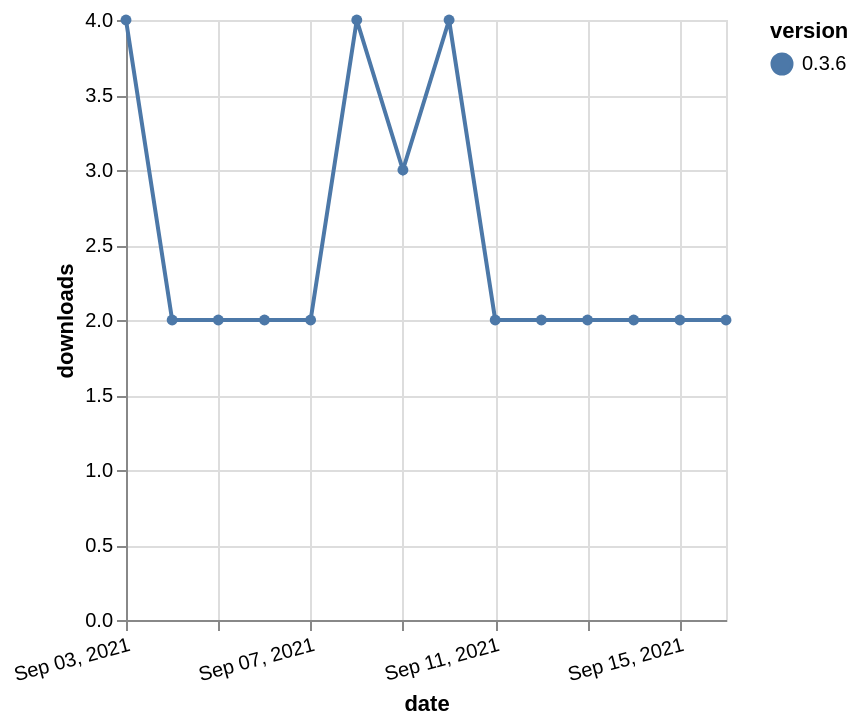

The specification (Vega-Lite) saved for this image:
### Vega-Lite specification from a JSON file in a GitHub repository (floating-point values rounded to 4 significant figures)
{"$schema": "https://vega.github.io/schema/vega-lite/v5.json", "description": "A simple bar chart with embedded data.", "data": {"values": [{"date": "2021-09-03", "total": 190, "delta": 4, "version": "0.3.6"}, {"date": "2021-09-04", "total": 192, "delta": 2, "version": "0.3.6"}, {"date": "2021-09-05", "total": 194, "delta": 2, "version": "0.3.6"}, {"date": "2021-09-06", "total": 196, "delta": 2, "version": "0.3.6"}, {"date": "2021-09-07", "total": 198, "delta": 2, "version": "0.3.6"}, {"date": "2021-09-08", "total": 202, "delta": 4, "version": "0.3.6"}, {"date": "2021-09-09", "total": 205, "delta": 3, "version": "0.3.6"}, {"date": "2021-09-10", "total": 209, "delta": 4, "version": "0.3.6"}, {"date": "2021-09-11", "total": 211, "delta": 2, "version": "0.3.6"}, {"date": "2021-09-12", "total": 213, "delta": 2, "version": "0.3.6"}, {"date": "2021-09-13", "total": 215, "delta": 2, "version": "0.3.6"}, {"date": "2021-09-14", "total": 217, "delta": 2, "version": "0.3.6"}, {"date": "2021-09-15", "total": 219, "delta": 2, "version": "0.3.6"}, {"date": "2021-09-16", "total": 221, "delta": 2, "version": "0.3.6"}]}, "width": "container", "mark": {"type": "line", "point": {"filled": true}}, "encoding": {"x": {"field": "date", "type": "temporal", "timeUnit": "yearmonthdate", "title": "date", "axis": {"labelAngle": -15}}, "y": {"field": "delta", "type": "quantitative", "title": "downloads"}, "color": {"field": "version", "type": "nominal"}, "tooltip": {"field": "delta"}}}
